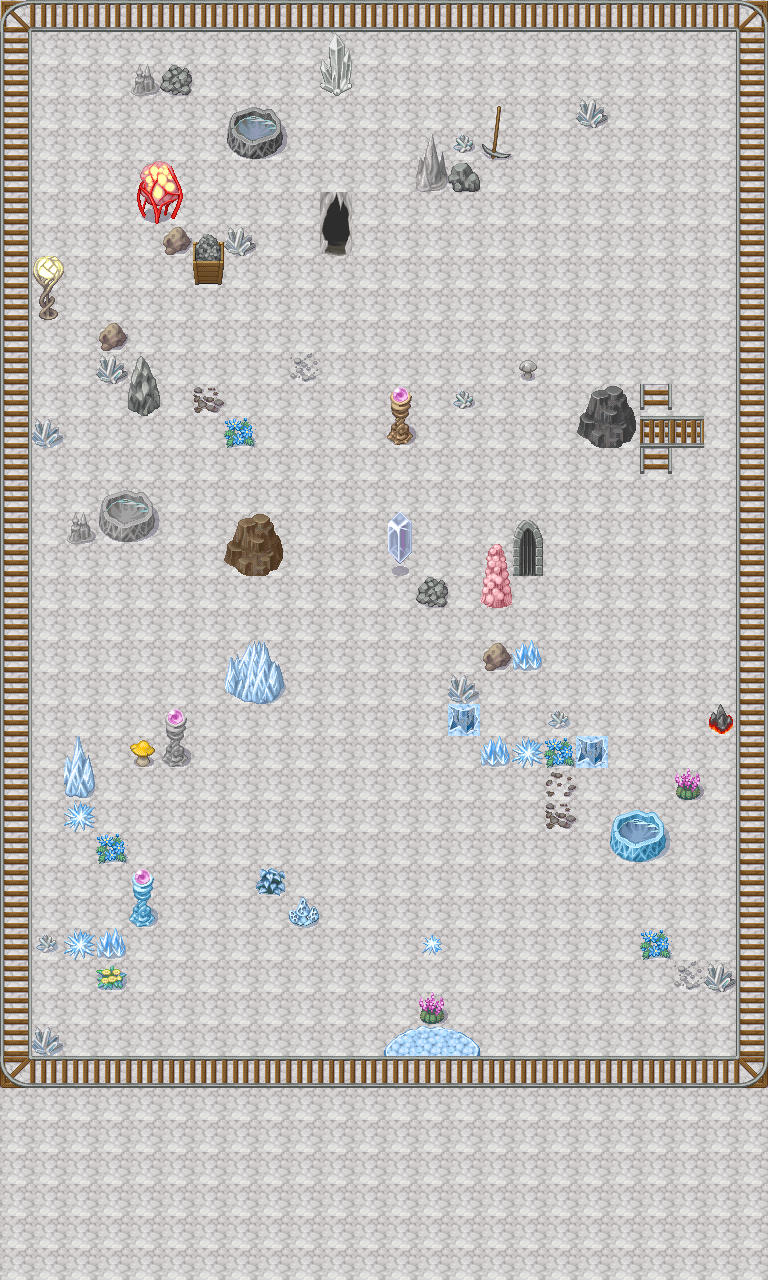

A 2D game scene composited from a Tiled map and its tileset images. What follows is a short description and the map's XML, with each tile layer's data collapsed to a summary:
An orthogonal 24x40 tile map with 32x32 px tiles, 2 tile layers (background, Tile Layer 1) and 133 objects.

<map version="1.0" orientation="orthogonal" width="24" height="40" tilewidth="32" tileheight="32">
 <tileset firstgid="1" name="tile21" tilewidth="32" tileheight="32">
  <image source="tile21.png" width="512" height="512" />
 </tileset>
 <layer name="background" width="24" height="40">
  <data>[960 cells, 960 non-empty, 1 distinct tile ids]</data>
 </layer>
 <layer name="Tile Layer 1" width="24" height="40">
  <data>[960 cells, 220 non-empty, 91 distinct tile ids]</data>
 </layer>
 <objectgroup name="Walls" width="24" height="40">
  <object x="0" y="0" width="768" height="32" />
  <object x="0" y="32" width="32" height="1056" />
  <object x="736" y="32" width="32" height="1056" />
  <object x="32" y="1056" width="704" height="32" />
  <object x="64" y="32" width="32" height="96" />
  <object x="128" y="64" width="64" height="32" />
  <object x="224" y="96" width="64" height="64" />
  <object x="288" y="32" width="64" height="32" />
  <object x="320" y="64" width="32" height="32" />
  <object x="416" y="32" width="32" height="32" />
  <object x="512" y="32" width="32" height="32" />
  <object x="640" y="32" width="32" height="64" />
  <object x="576" y="96" width="64" height="32" />
  <object x="640" y="128" width="32" height="32" />
  <object x="608" y="160" width="32" height="64" />
  <object x="640" y="224" width="32" height="32" />
  <object x="480" y="96" width="32" height="64" />
  <object x="416" y="128" width="64" height="64" />
  <object x="128" y="160" width="64" height="64" />
  <object x="160" y="224" width="96" height="32" />
  <object x="192" y="256" width="32" height="32" />
  <object x="32" y="256" width="32" height="64" />
  <object x="96" y="320" width="32" height="64" />
  <object x="128" y="352" width="32" height="64" />
  <object x="192" y="384" width="32" height="32" />
  <object x="256" y="320" width="32" height="32" />
  <object x="320" y="192" width="32" height="64" />
  <object x="352" y="256" width="32" height="64" />
  <object x="416" y="256" width="32" height="64" />
  <object x="512" y="224" width="32" height="64" />
  <object x="544" y="256" width="32" height="32" />
  <object x="576" y="288" width="32" height="32" />
  <object x="704" y="288" width="32" height="64" />
  <object x="480" y="320" width="32" height="64" />
  <object x="512" y="352" width="32" height="32" />
  <object x="576" y="384" width="96" height="64" />
  <object x="672" y="416" width="32" height="32" />
  <object x="640" y="448" width="32" height="32" />
  <object x="448" y="384" width="32" height="32" />
  <object x="288" y="352" width="32" height="32" />
  <object x="320" y="384" width="32" height="64" />
  <object x="384" y="384" width="32" height="64" />
  <object x="448" y="448" width="64" height="32" />
  <object x="416" y="480" width="32" height="32" />
  <object x="384" y="512" width="32" height="64" />
  <object x="224" y="416" width="32" height="32" />
  <object x="256" y="448" width="32" height="32" />
  <object x="32" y="416" width="32" height="64" />
  <object x="64" y="512" width="96" height="32" />
  <object x="96" y="480" width="64" height="32" />
  <object x="192" y="480" width="32" height="32" />
  <object x="224" y="512" width="64" height="64" />
  <object x="320" y="544" width="32" height="64" />
  <object x="416" y="576" width="32" height="32" />
  <object x="480" y="544" width="32" height="64" />
  <object x="512" y="512" width="32" height="64" />
  <object x="608" y="512" width="32" height="32" />
  <object x="672" y="544" width="64" height="32" />
  <object x="704" y="512" width="32" height="32" />
  <object x="608" y="608" width="32" height="64" />
  <object x="640" y="640" width="64" height="32" />
  <object x="704" y="704" width="32" height="32" />
  <object x="672" y="768" width="32" height="32" />
  <object x="608" y="800" width="64" height="64" />
  <object x="640" y="864" width="32" height="96" />
  <object x="672" y="960" width="64" height="32" />
  <object x="544" y="992" width="96" height="32" />
  <object x="512" y="928" width="64" height="64" />
  <object x="384" y="1024" width="96" height="32" />
  <object x="416" y="992" width="32" height="32" />
  <object x="416" y="928" width="32" height="32" />
  <object x="480" y="864" width="32" height="32" />
  <object x="512" y="832" width="32" height="32" />
  <object x="480" y="736" width="128" height="32" />
  <object x="544" y="704" width="32" height="128" />
  <object x="448" y="672" width="32" height="64" />
  <object x="480" y="640" width="64" height="32" />
  <object x="384" y="640" width="32" height="32" />
  <object x="352" y="672" width="32" height="64" />
  <object x="384" y="736" width="32" height="32" />
  <object x="384" y="832" width="32" height="96" />
  <object x="320" y="800" width="64" height="64" />
  <object x="288" y="736" width="32" height="64" />
  <object x="224" y="640" width="64" height="64" />
  <object x="96" y="576" width="32" height="64" />
  <object x="128" y="608" width="64" height="32" />
  <object x="64" y="640" width="32" height="32" />
  <object x="64" y="736" width="32" height="96" />
  <object x="160" y="704" width="32" height="64" />
  <object x="128" y="736" width="32" height="32" />
  <object x="96" y="832" width="32" height="32" />
  <object x="224" y="800" width="32" height="32" />
  <object x="256" y="864" width="32" height="32" />
  <object x="288" y="896" width="32" height="32" />
  <object x="224" y="928" width="32" height="32" />
  <object x="128" y="864" width="32" height="64" />
  <object x="32" y="928" width="96" height="32" />
  <object x="96" y="960" width="32" height="32" />
  <object x="32" y="1024" width="32" height="32" />
  <object x="160" y="992" width="32" height="64" />
  <object x="192" y="960" width="32" height="32" />
  <object x="256" y="1024" width="32" height="32" />
 </objectgroup>
 <objectgroup name="StartPoints" width="24" height="40">
  <object x="32" y="32" width="32" height="32" />
 </objectgroup>
 <objectgroup name="Points" width="24" height="40">
  <object x="288" y="64" width="32" height="32">
   <properties>
    <property name="points" value="10" />
   </properties>
  </object>
  <object x="704" y="32" width="32" height="32">
   <properties>
    <property name="points" value="25" />
   </properties>
  </object>
  <object x="448" y="96" width="32" height="32">
   <properties>
    <property name="points" value="10" />
   </properties>
  </object>
  <object x="544" y="288" width="32" height="32">
   <properties>
    <property name="points" value="25" />
   </properties>
  </object>
  <object x="384" y="288" width="32" height="32">
   <properties>
    <property name="points" value="10" />
   </properties>
  </object>
  <object x="448" y="352" width="32" height="32">
   <properties>
    <property name="points" value="25" />
   </properties>
  </object>
  <object x="352" y="416" width="32" height="32">
   <properties>
    <property name="points" value="25" />
   </properties>
  </object>
  <object x="160" y="256" width="32" height="32">
   <properties>
    <property name="points" value="10" />
   </properties>
  </object>
  <object x="32" y="384" width="32" height="32">
   <properties>
    <property name="points" value="10" />
   </properties>
  </object>
  <object x="32" y="512" width="32" height="32">
   <properties>
    <property name="points" value="25" />
   </properties>
  </object>
  <object x="224" y="480" width="32" height="32">
   <properties>
    <property name="points" value="25" />
   </properties>
  </object>
  <object x="416" y="512" width="32" height="32">
   <properties>
    <property name="points" value="25" />
   </properties>
  </object>
  <object x="512" y="576" width="32" height="32">
   <properties>
    <property name="points" value="10" />
   </properties>
  </object>
  </objectgroup>
</map>
<!-- 17 of 133 objects omitted -->
